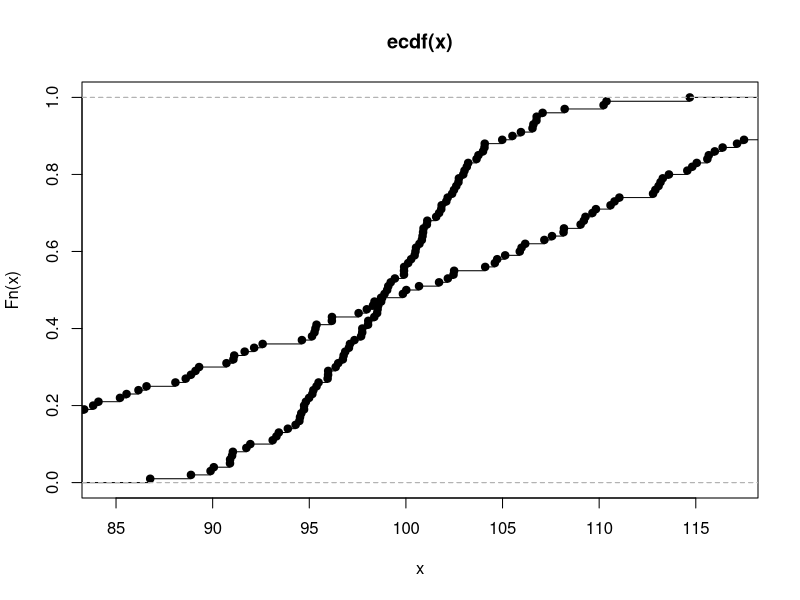
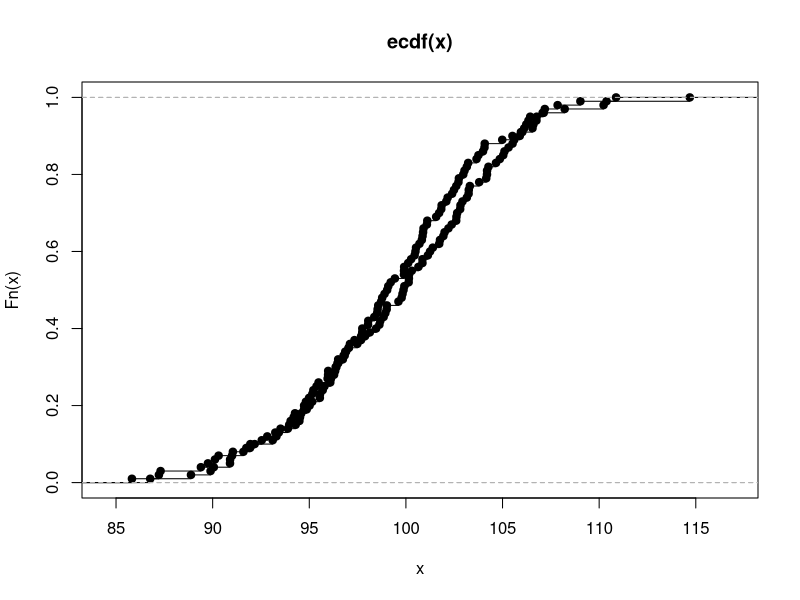

Write R code to recreate these figures, in order.
x <- rnorm(100,mean = 100, sd = 5)
plot(ecdf(x))
y <- runif(100, min = 75, max = 125)
plot(ecdf(y),add = TRUE)
ks.test(x, y)
x2<-rnorm(100,mean = 100, sd = 5)
plot(ecdf(x))
plot(ecdf(x2),add = TRUE)
ks.test(x, x2)
